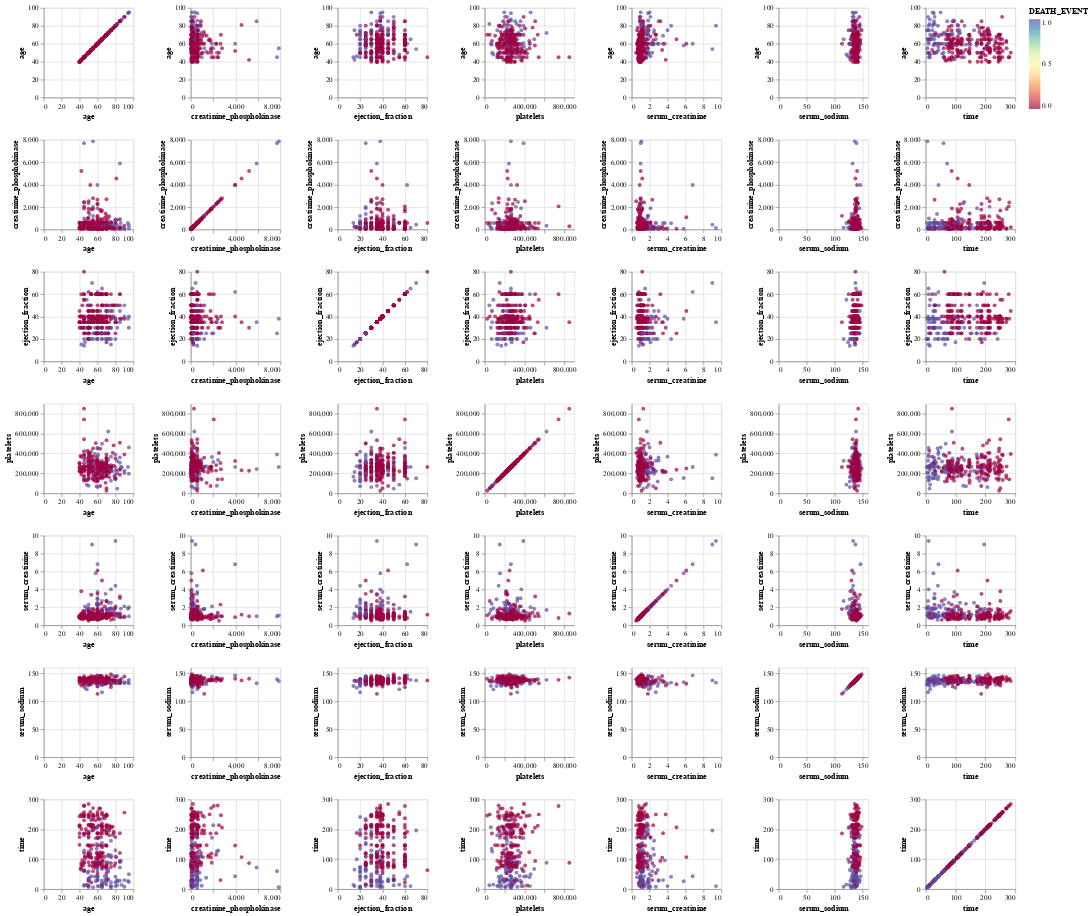

The cell this chart's notebook holds for it:
### Markdown cell above
### Task 2: Examine Relationships

### Code cell
# Build a SPLOM (scatter plot of matrices)
alt.Chart(data).mark_circle().encode(
    alt.X(alt.repeat("column"), type="quantitative"),
    alt.Y(alt.repeat("row"), type="quantitative"),
    # color="DEATH_EVENT",
    color = alt.Color('DEATH_EVENT', scale = alt.Scale(scheme = 'spectral')),
    tooltip=["diabetes", "DEATH_EVENT"]
).properties(
    width=125,
    height=125
).repeat(
    column=['age', 'creatinine_phosphokinase', 
       'ejection_fraction', 'platelets',
       'serum_creatinine', 'serum_sodium', 'time'],
    row=['age', 'creatinine_phosphokinase', 
       'ejection_fraction', 'platelets',
       'serum_creatinine', 'serum_sodium', 'time']
)

### Figure 1 — Vega-Lite specification as saved in the notebook (floating-point values rounded to 4 significant figures; data arrays with more than 128 entries replaced by an {"elided": "..."} marker saying what was removed)
{"config": {"view": {"continuousWidth": 300, "continuousHeight": 300}}, "repeat": {"column": ["age", "creatinine_phosphokinase", "ejection_fraction", "platelets", "serum_creatinine", "serum_sodium", "time"], "row": ["age", "creatinine_phosphokinase", "ejection_fraction", "platelets", "serum_creatinine", "serum_sodium", "time"]}, "spec": {"data": {"name": "data-bf7a88f5ce330528452de66944dd6b3a"}, "mark": {"type": "circle"}, "encoding": {"color": {"field": "DEATH_EVENT", "scale": {"scheme": "spectral"}, "type": "quantitative"}, "tooltip": [{"field": "diabetes", "type": "quantitative"}, {"field": "DEATH_EVENT", "type": "quantitative"}], "x": {"field": {"repeat": "column"}, "type": "quantitative"}, "y": {"field": {"repeat": "row"}, "type": "quantitative"}}, "height": 125, "width": 125}, "$schema": "https://vega.github.io/schema/vega-lite/v5.8.0.json", "datasets": {"data-bf7a88f5ce330528452de66944dd6b3a": {"elided": "299 records"}}}
